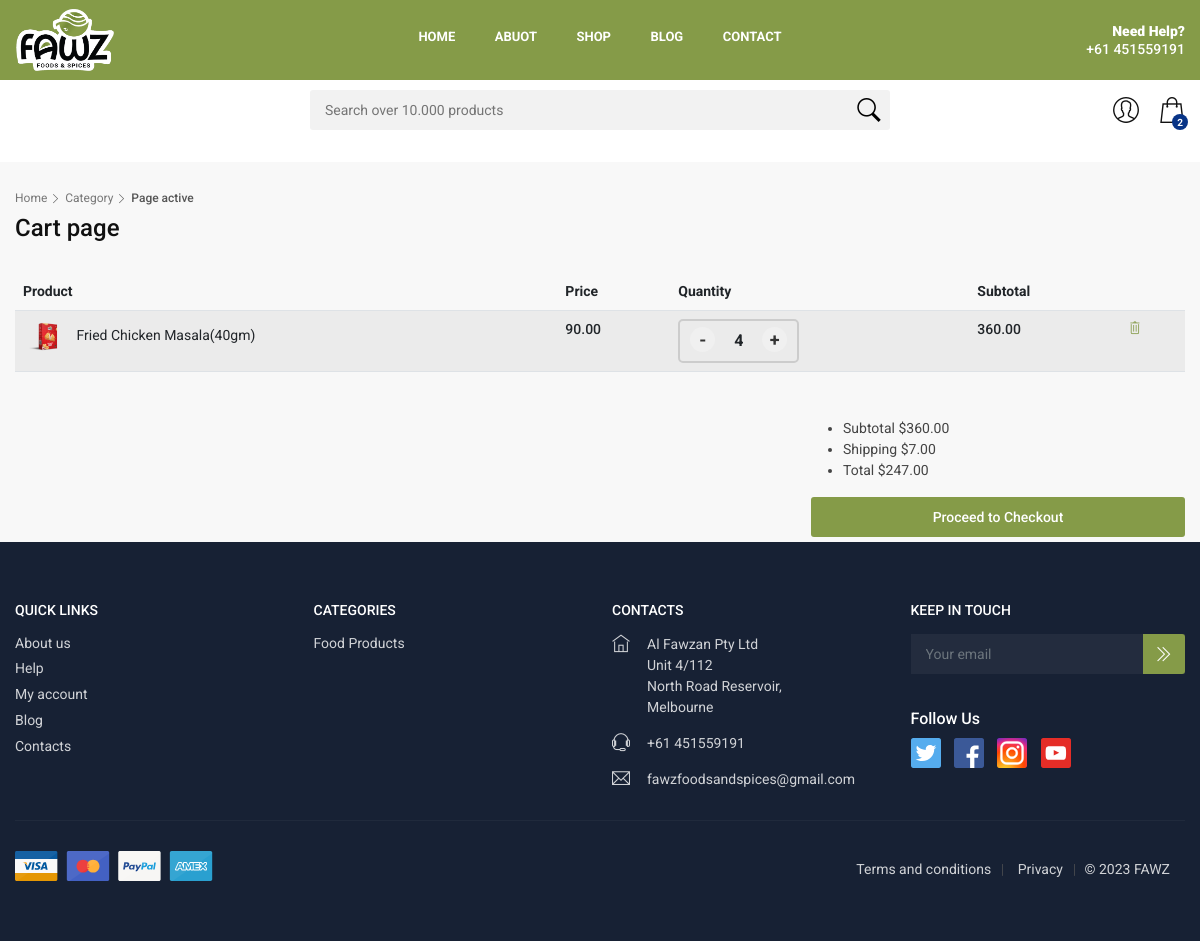
/cart/list (signed in), run on an earlier commit of the app's database.
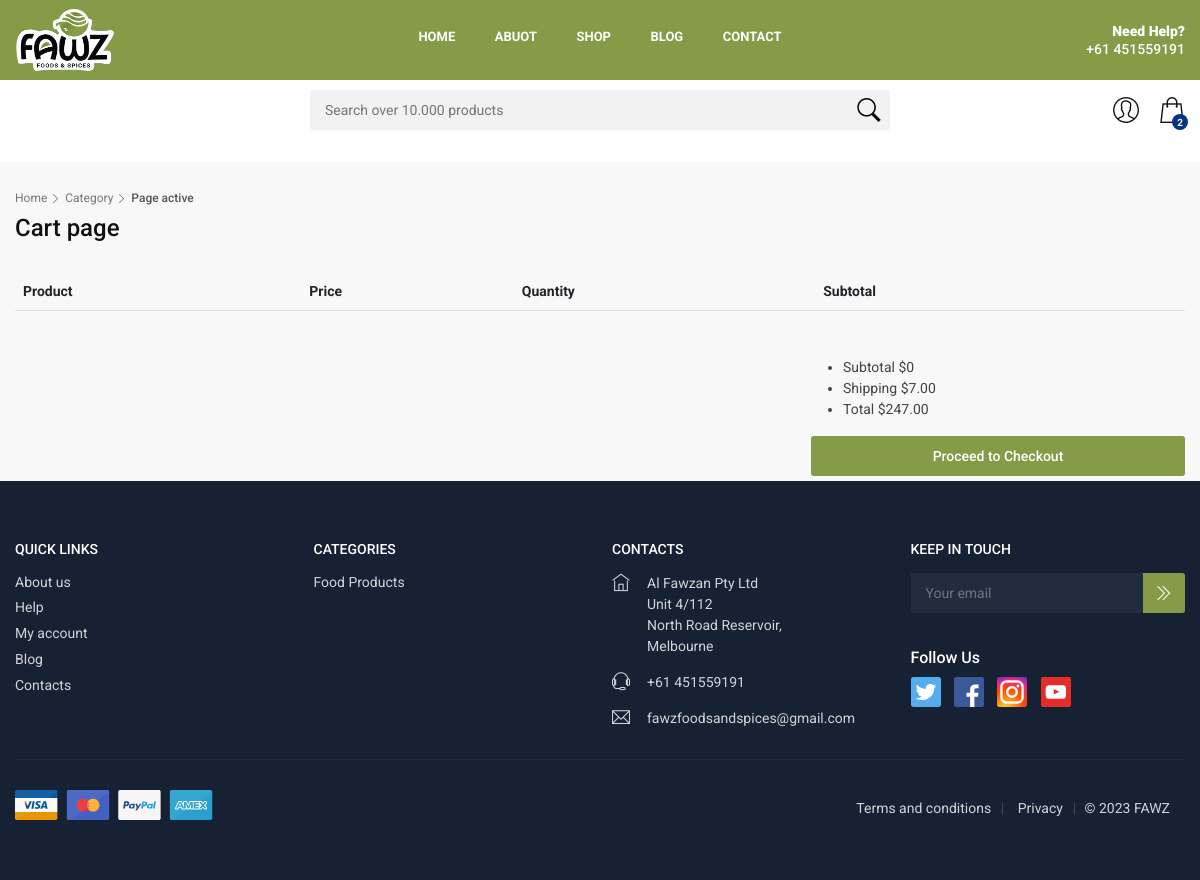
And on a later commit of the database.
### User_App/models.py (models this page shows)
class Cart(models.Model):
    user = models.ForeignKey(User, on_delete=models.CASCADE)
    product = models.ForeignKey(Product, on_delete=models.CASCADE)
    price_dummy = models.DecimalField(max_digits=10, decimal_places=2, null=True, blank=True)
    quantity = models.IntegerField(default=1)
    total = models.DecimalField(max_digits=10, decimal_places=2, null=True, blank=True)
    ordered = models.BooleanField(default=False)

### Admin_App/models.py (models this page shows, shortened)
class Product(models.Model):
    name = models.CharField(max_length=100)
    image = models.ImageField(upload_to='product_image', null=True, blank=True)
    description = models.CharField(max_length=100, null=True, blank=True)
    actual_price = models.DecimalField(max_digits=10, decimal_places=2, null=True, blank=True)
    discount_price = models.DecimalField(max_digits=10, decimal_places=2, null=True, blank=True)

### User_App/views.py (the view)
# urls.py: path('cart/list', cart_list, name='cart_list'),
@login_required
def cart_list(request):
    current_page = 'cart_list'
    user = request.user
    cart = Cart.objects.filter(user=user).order_by('-id')
    subtotal = sum(x.total for x in cart if not x.ordered)
    context = {
        'current_page': current_page,
        'cart' : cart,
        'subtotal' :subtotal
    }
    return render(request, 'User/cart_list.html', context)

### templates/User/cart_list.html (shortened to what this page needs)
{% extends "user/base.html" %}
{% load static %}
{% block content %}
	<main class="bg_gray">
		<div class="container margin_30">
		<div class="page_header">
			<div class="breadcrumbs">
				<ul>
					<li><a href="#">Home</a></li>
					<li><a href="#">Category</a></li>
					<li>Page active</li>
				</ul>
			</div>
			<h1>Cart page</h1>
		</div>
		<table class="table table-striped cart-list">
							<thead>
								<tr>
									<th>
										Product
									</th>
									<th>
										Price
									</th>
									<th>
										Quantity
									</th>
									<th>
										Subtotal
									</th>
									<th>
									</th>
								</tr>
							</thead>
							<tbody>
                                {% for cart in cart %}
                                    {% if cart.ordered == False %}
                                        <tr>
                                            <td>
                                                <div class="thumb_cart">
                                                    <img src="{{ cart.product.image.url }} " data-src="{{ cart.product.image.url }}" class="lazy" alt="Image" style="width: 50px;">
													<span class="item_cart">{{ cart.product.name }}</span>
                                                </div>
                                            </td>
                                            <td>
                                                <strong>{{ cart.price_dummy }}</strong>
                                            </td>
                                            <td class="cart-product-quantity">
                                                <div class="quantity-wrapper">
                                                    <a href="{% url 'decrease_quantity' cart.id %}" class="quantity-button">-</a>
                                                    <div class="quantity">{{ cart.quantity }}</div>
                                                    <a href="{% url 'increase_quantity' cart.id %}" class="quantity-button">+</a>
                                                </div>
                                            </td>
                                            <td>
                                                <strong>{{ cart.total }}</strong>
                                            </td>
                                            <td class="options">
                                                <a href="{% url 'delete_cart' cart.id %}"><i class="ti-trash"></i></a>
                                            </td>
                                        </tr>
                                    {% endif %}
								{% endfor %}
							</tbody>
						</table>
					</div>
		</div>
		<div class="box_cart">
			<div class="container">
			<div class="row justify-content-end">
				<div class="col-xl-4 col-lg-4 col-md-6">
			<ul>
				<li>
					<span>Subtotal</span> ${{ subtotal }}
				</li>
				<li>
					<span>Shipping</span> $7.00
				</li>
				<li>
					<span>Total</span> $247.00
				</li>
			</ul>
			<a href="{% url 'order' %}" class="btn_1 full-width cart">Proceed to Checkout</a>
					</div>
				</div>
			</div>
		</div>
{% endblock content %}

What changed in the data, as far as the page shows it:
no longer on this page (row edited): Cart: product.image (picture), product.name "Fried Chicken Masala(40gm)", price_dummy "90.00", quantity "4", total "360.00"
Also different on the page:
{{ subtotal }}: "360.00" → "0"
